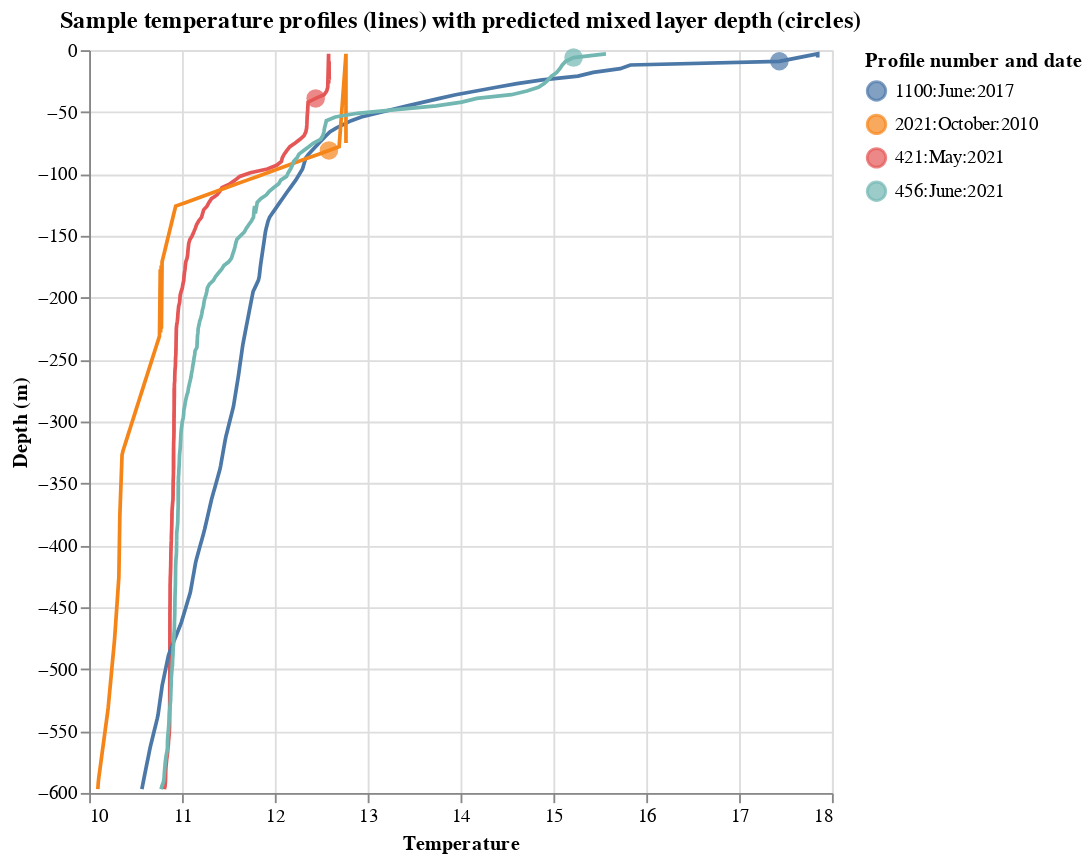

The notebook cell this image was saved under:
### Code cell
sampleQueries = meltDf.variable.sample(5)
tempLines = alt.Chart(meltDf.loc[meltDf.variable.isin(sampleQueries)],
                      title="Sample temperature profiles (lines) with predicted mixed layer depth (circles)",
                     height=400).mark_line().encode(
    x=alt.X('value:Q',title="Temperature"),
    y=alt.Y('z:Q',title="Depth (m)"),
    color=alt.Color('variable:N',title="Profile number and date"))
mldSpots = alt.Chart(mldDf.loc[mldDf.loc[:,'index'].isin(sampleQueries)]).mark_circle(size=100).encode(
    x="mldTemp:Q",
    y="mld:Q",
    color="index:N")
alt.layer(*(tempLines,mldSpots))

### Figure 1 — Vega-Lite specification as saved in the notebook (floating-point values rounded to 4 significant figures; data arrays with more than 128 entries replaced by an {"elided": "..."} marker saying what was removed)
{"config": {"view": {"continuousWidth": 400, "continuousHeight": 300}}, "layer": [{"data": {"name": "data-2d31058cc4d386986377ae8164e043b2"}, "mark": "line", "encoding": {"color": {"field": "variable", "title": "Profile number and date", "type": "nominal"}, "x": {"field": "value", "title": "Temperature", "type": "quantitative"}, "y": {"field": "z", "title": "Depth (m)", "type": "quantitative"}}, "height": 400, "title": "Sample temperature profiles (lines) with predicted mixed layer depth (circles)"}, {"data": {"name": "data-4c29b3947decb751a620d1600bd76cb8"}, "mark": {"type": "circle", "size": 100}, "encoding": {"color": {"field": "index", "type": "nominal"}, "x": {"field": "mldTemp", "type": "quantitative"}, "y": {"field": "mld", "type": "quantitative"}}}], "$schema": "https://vega.github.io/schema/vega-lite/v4.17.0.json", "datasets": {"data-2d31058cc4d386986377ae8164e043b2": {"elided": "796 records"}, "data-4c29b3947decb751a620d1600bd76cb8": [{"index": "421:May:2021", "mld": -39.0, "mldTemp": 12.44}, {"index": "456:June:2021", "mld": -6.0, "mldTemp": 15.22}, {"index": "1100:June:2017", "mld": -9.0, "mldTemp": 17.43}, {"index": "2021:October:2010", "mld": -81.0, "mldTemp": 12.58}]}}
